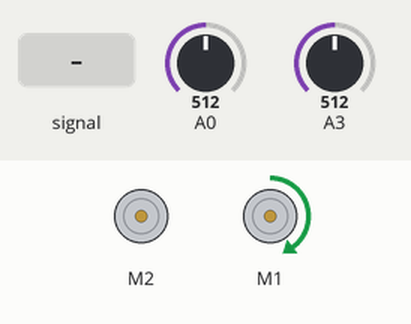
Recording of a sketch running on a simulated Arduino Uno, built with avr-gcc and run on an emulated ATmega328P. Parts: 2 × DC motor (green arrow = forward, orange = backward, longer = faster). Inputs (shaded band) come from the test bench; at power-on: A3 = 512, A0 = 512. What the sketch prints to the serial monitor is not drawn.

Above: at 1.2 s.
1.3 s: A0 fed a 200 Hz sine of ±255 counts around its level
At 2.2 s:
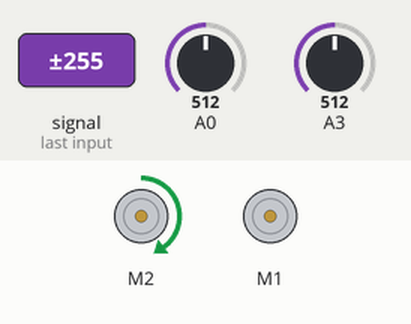
2.8 s: A3 set to 592
4.3 s: A3 set to 608
At 5.7 s:
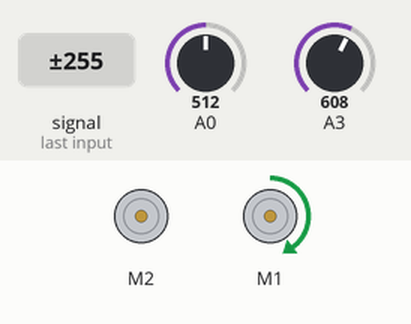
Timing chart, 0 to 7.3 s (numbered marks = the images above; inputs shaded):
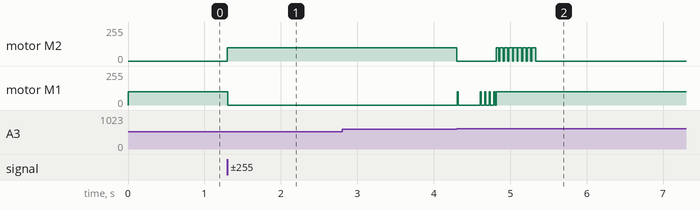

The sketch:

simple_line_follow.ino
```cpp
#include <Adafruit_MotorShield.h>

const uint8_t SENSOR_LEFT = 0;
const uint8_t SENSOR_RIGHT = 3;

const uint8_t MOTOR_RIGHT_DIR = FORWARD;
const uint8_t MOTOR_LEFT_DIR = FORWARD;
const uint8_t MOTOR_SPEED = 100;

const int SENSOR_THRESH = 600;

uint8_t current_sensor;
Adafruit_DCMotor *current_motor;

Adafruit_MotorShield AFMS = Adafruit_MotorShield();
Adafruit_DCMotor *motor_right = AFMS.getMotor(2);
Adafruit_DCMotor *motor_left = AFMS.getMotor(1);

int get_measure() {
  Serial.print(current_sensor); Serial.print(": "); Serial.println(analogRead(current_sensor));
  return analogRead(current_sensor);
}

bool is_line() {
  int measure = get_measure();
  return measure >   SENSOR_THRESH;
}

void swap_sensor() {
  current_sensor = (current_sensor == SENSOR_LEFT) ? SENSOR_RIGHT : SENSOR_LEFT;
}

void set_motor(Adafruit_DCMotor *motor, uint8_t mode) {
  //Serial.println("Setting mode...");
  motor->run(mode);
  Serial.print("Mode set to: "); Serial.println(mode);
  if (mode != RELEASE) {
    //Serial.println("Setting speed...");
    motor->setSpeed(MOTOR_SPEED);
    Serial.print("Speed set to: "); Serial.println(MOTOR_SPEED);
  }
}

void swap_motor() {
  if (current_sensor == SENSOR_RIGHT) {
    set_motor(motor_right, RELEASE);
    set_motor(motor_left, MOTOR_LEFT_DIR);
  }
  else {
    set_motor(motor_right, MOTOR_RIGHT_DIR);
    set_motor(motor_left, RELEASE);
  }
}

void swap_direction() {
  swap_motor();
  swap_sensor();
}

void setup() {
  Serial.begin(115200);
  AFMS.begin();
  set_motor(motor_right, RELEASE);
  set_motor(motor_left, MOTOR_LEFT_DIR);
  current_motor = motor_left;
  current_sensor = SENSOR_LEFT;
}

void loop() {
  if (is_line()) {
    swap_direction();
  }
}
```

Measured:
- the behaviour switches between 600 and 601 on A3 (found by bisection; images 1 and 2)
- after the input at 1.3 s, motor M2: stopped → forward 100/255 at once; motor M1: forward 100/255 → stopped at once
- after the input at 4.3 s, motor M2: forward 100/255 → stopped at once, then repeats every 0.04 s: forward 100/255 0.03 s, stopped 0.01 s, until it stays stopped from 5.3 s; motor M1: goes forward 100/255 0.02 s, stopped 0.29 s, 4 × (forward 100/255 0.02 s, stopped 0.04 s), then forward 100/255, starting at once
